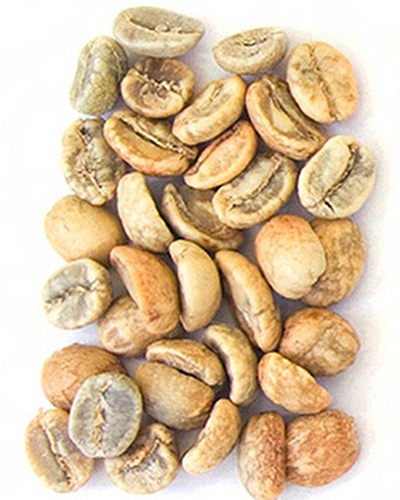
#> input picture Project_UAS-Klarifikasi_Tingkat_Kematangan_Biji_Kopi/trainning/L.jpg, 400 x 500 px
$ jupyter execute Klarifikasi_Coffee.ipynb   (shell and % lines are left out)
#> lines starting #> are read from the running program, lines starting #| are printed output that depends on the picture
[cell 1]
import matplotlib, cv2
import numpy as np
import matplotlib.pyplot as plt
import matplotlib.image as mpimg

[cell 2]
img = cv2.imread('./trainning/L.jpg')
#> img is the input picture: shape (500, 400, 3); mean B, G, R 161.8, 193.6, 217.7

img = cv2.cvtColor(img, cv2.COLOR_BGR2RGB)
plt.imshow(img)

[cell 3]
height, width = img.shape[0:2]
#> height = 500; width = 400
startRow = int(height*.100)
#> startRow = 50
startCol = int(width*.100)
#> startCol = 40
endRow = int(height*.90)
#> endRow = 450
endCol = int(width*.90)
#> endCol = 360
crop = img[startRow:endRow, startCol:endCol]
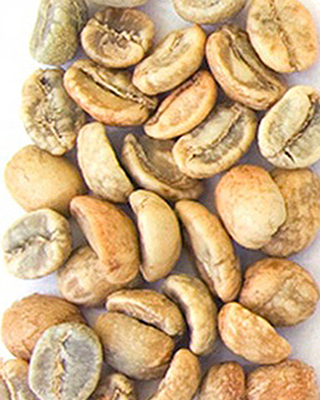
#> crop: shape (400, 320, 3); mean R, G, B 203.5, 170.8, 127.4
cv2.imwrite('./testing/crop/light/L1.jpg', crop)
#> Out = True

[cell 4]
L1 = cv2.cvtColor(crop, cv2.COLOR_BGR2RGB)

plt.imshow(L1)

[cell 5]
gray_img = cv2.cvtColor(L1, cv2.COLOR_RGB2GRAY)
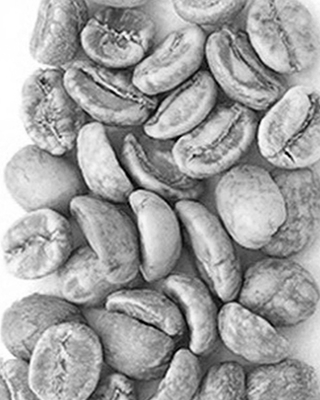
#> gray_img: shape (400, 320); min 0, max 255, mean 161.5

print(gray_img)
#> (printed output is left out)

[cell 6]
plt.imshow(cv2.cvtColor(gray_img, cv2.COLOR_GRAY2RGB))

[cell 7]
average_color_per_row = np.average(img, axis=0)
#> average_color_per_row = 400 rows, first 8: [254.6, 254.5, 254.4], [254.5, 254.4, 254.3], [254.4, 254.3, 254.2], [254.4, 254.3, 254.2], [254.4, 254.3, 254.1], [254.4, 254.3, 254.1], [254.4, 254.3, 254], [254.3, 254.3, 254]
average_color = np.average(average_color_per_row, axis=0)
#> average_color = [217.7, 193.6, 161.8]
average_color = np.uint8(average_color)
#> average_color = [217, 193, 161]
print(average_color)
#| [217 193 161]

[cell 8]
average_color_img = np.array([[average_color]*100]*100, np.uint8)
plt.imshow(average_color_img)

[cell 9]
img = cv2.imread('./trainning/M.jpg')
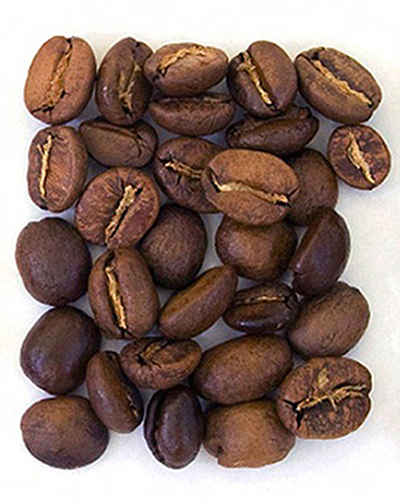
#> input picture Project_UAS-Klarifikasi_Tingkat_Kematangan_Biji_Kopi/trainning/M.jpg, 400 x 500 px
#> img is the input picture: shape (500, 400, 3); mean B, G, R 112.8, 120.7, 142.3

img = cv2.cvtColor(img, cv2.COLOR_BGR2RGB)
plt.imshow(img)

[cell 10]
height, width = img.shape[0:2]
startRow = int(height*.100)
startCol = int(width*.100)
endRow = int(height*.90)
endCol = int(width*.90)
crop = img[startRow:endRow, startCol:endCol]
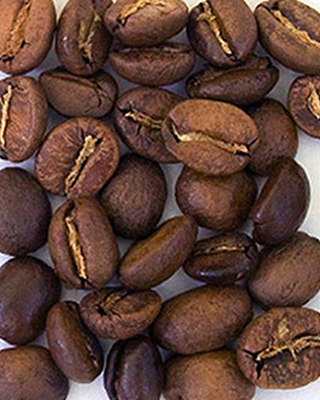
#> crop: shape (400, 320, 3); mean R, G, B 95.2, 65.5, 55.1
cv2.imwrite('./testing/crop/medium/M1.jpg', crop)
#> Out = True

[cell 11]
M1 = cv2.cvtColor(crop, cv2.COLOR_BGR2RGB)

plt.imshow(M1)

[cell 12]
gray_img = cv2.cvtColor(M1, cv2.COLOR_RGB2GRAY)
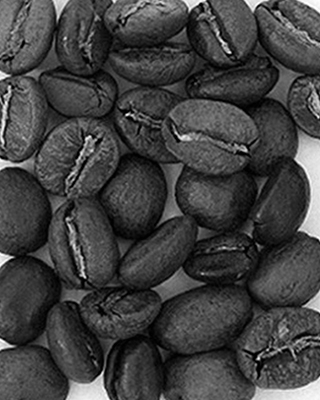
#> gray_img: shape (400, 320); min 0, max 255, mean 65.8

print(gray_img)
#> (printed output is left out)

[cell 13]
plt.imshow(cv2.cvtColor(gray_img, cv2.COLOR_GRAY2RGB))

[cell 14]
average_color_per_row = np.average(img, axis=0)
#> average_color_per_row = 400 rows, first 8: [254, 254, 252.7], [253.9, 253.9, 252.6], [254, 253.9, 252.5], [253.9, 253.9, 252.6], [253.9, 253.9, 252.5], [253.9, 253.9, 252.4], [253.9, 254, 252.3], [254, 254, 252.4]
average_color = np.average(average_color_per_row, axis=0)
#> average_color = [142.3, 120.7, 112.8]
average_color = np.uint8(average_color)
#> average_color = [142, 120, 112]
print(average_color)
#| [142 120 112]

[cell 15]
average_color_img = np.array([[average_color]*100]*100, np.uint8)
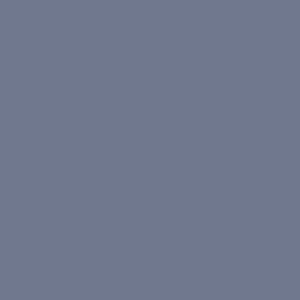
#> average_color_img: shape (100, 100, 3) (shown 3 times larger); mean of channels 0, 1, 2 142, 120, 112; drawn as B, G, R
plt.imshow(average_color_img)

[cell 16]
img = cv2.imread('./trainning/D.jpg')
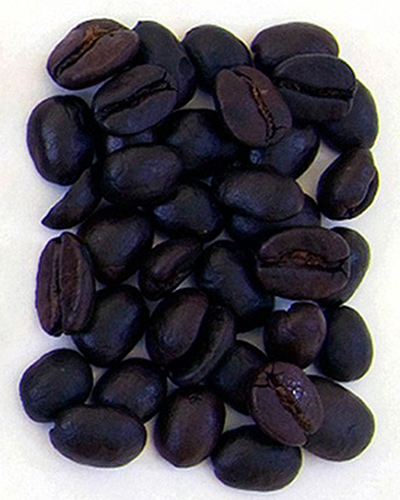
#> input picture Project_UAS-Klarifikasi_Tingkat_Kematangan_Biji_Kopi/trainning/D.jpg, 400 x 500 px
#> img is the input picture: shape (500, 400, 3); mean B, G, R 97.3, 90.5, 93.3

img = cv2.cvtColor(img, cv2.COLOR_BGR2RGB)
plt.imshow(img)

[cell 17]
height, width = img.shape[0:2]
startRow = int(height*.100)
startCol = int(width*.100)
endRow = int(height*.90)
endCol = int(width*.90)
crop = img[startRow:endRow, startCol:endCol]
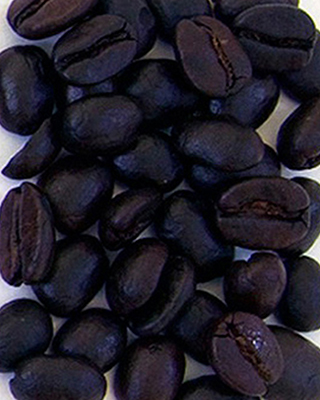
#> crop: shape (400, 320, 3); mean R, G, B 34.9, 31.5, 41.9
cv2.imwrite('./testing/crop/dark/D1.jpg', crop)
#> Out = True

[cell 18]
D1 = cv2.cvtColor(crop, cv2.COLOR_BGR2RGB)

plt.imshow(D1)

[cell 19]
gray_img = cv2.cvtColor(D1, cv2.COLOR_RGB2GRAY)
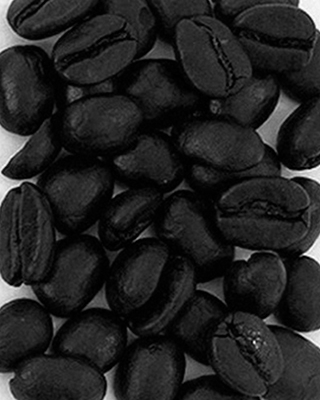
#> gray_img: shape (400, 320); min 0, max 255, mean 35

print(gray_img)
#> (printed output is left out)

[cell 20]
plt.imshow(cv2.cvtColor(gray_img, cv2.COLOR_GRAY2RGB))

[cell 21]
average_color_per_row = np.average(img, axis=0)
#> average_color_per_row = 400 rows, first 8: [244.9, 243.9, 239.9], [244.8, 243.8, 239.9], [244.6, 243.6, 239.8], [244.3, 243.3, 239.6], [244.2, 243.3, 239.5], [244.3, 243.2, 239.8], [244.1, 243, 239.9], [243.7, 242.7, 239.5]
average_color = np.average(average_color_per_row, axis=0)
#> average_color = [93.28, 90.46, 97.27]
average_color = np.uint8(average_color)
#> average_color = [93, 90, 97]
print(average_color)
#| [93 90 97]

[cell 22]
average_color_img = np.array([[average_color]*100]*100, np.uint8)
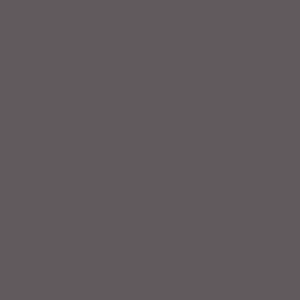
#> average_color_img: shape (100, 100, 3) (shown 3 times larger); mean of channels 0, 1, 2 93, 90, 97; drawn as B, G, R
plt.imshow(average_color_img)
